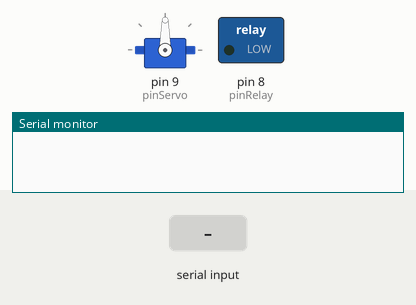
Recording of a sketch running on a simulated Arduino Uno, built with avr-gcc and run on an emulated ATmega328P. Shown: servo, switched loads named in the sketch (green lamp = pin HIGH), the last lines printed to the serial monitor. The inputs (shaded band) are chosen by the test bench.

Above: at 1.2 s.
1.3 s: "start" received over Serial
At 2.7 s:
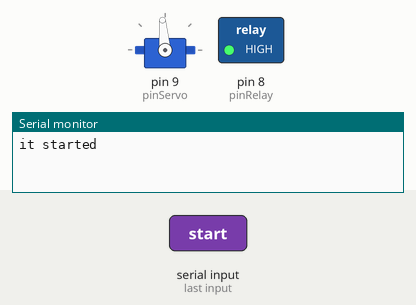
4.3 s: "close" received over Serial
At 5.1 s:
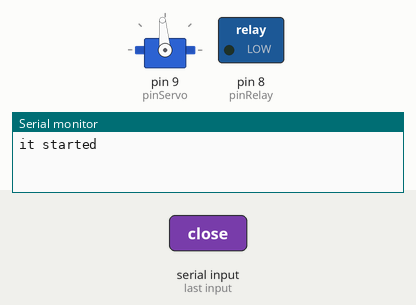
5.8 s: "ready" received over Serial
At 7.2 s:
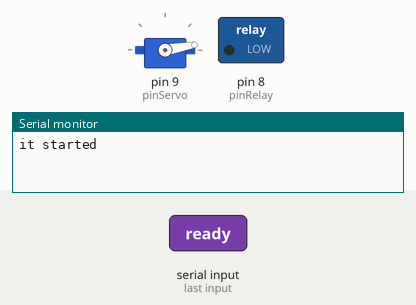
Timing chart, 0 to 8.8 s (numbered marks = the images above; inputs shaded):
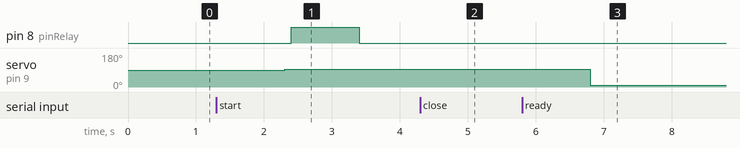

Measured:
- after the input at 1.3 s, pin 8 (pinRelay): LOW → HIGH after 1.1 s, → LOW 1.0 s later; servo on pin 9 (pinServo): 90° → 95° after 1.0 s
- after the input at 4.3 s, pin 8 (pinRelay): stays LOW (without the input it goes to HIGH after 0.20 s)
- after the input at 5.8 s, servo on pin 9 (pinServo): 95° → 10° after 1.0 s

The sketch:

lottery.ino
```cpp
#include<Servo.h>
#include<stdio.h>
#include<string.h>
Servo myservo;
const int pinServo=9;
const int pinRelay=8;
int looptimes=0;

void setup() {
  // put your setup code here, to run once:
  myservo.attach(pinServo);
  pinMode(pinRelay,OUTPUT);
  Serial.begin(9600);
}

void loop() {
  // put your main code here, to run repeatedly:
  String flag = Serial.readString();
  flag.trim();
  if(flag=="start"){
   looptimes=3;
    }else if(flag=="close"){
      looptimes=0;
   }else if(flag == "ready"){
      myservo.write(10);
    }

  if(looptimes-- >0){
      Serial.println("it started");
      digitalWrite(pinRelay,LOW);
      myservo.write(95);
      delay(100);
      digitalWrite(pinRelay,HIGH);
      delay(1000);
      digitalWrite(pinRelay,LOW);
  }
  if(looptimes == 0){
    Serial.println("close");
    myservo.write(150);
    delay(1000);
    digitalWrite(pinRelay,LOW);
  }
}
```
